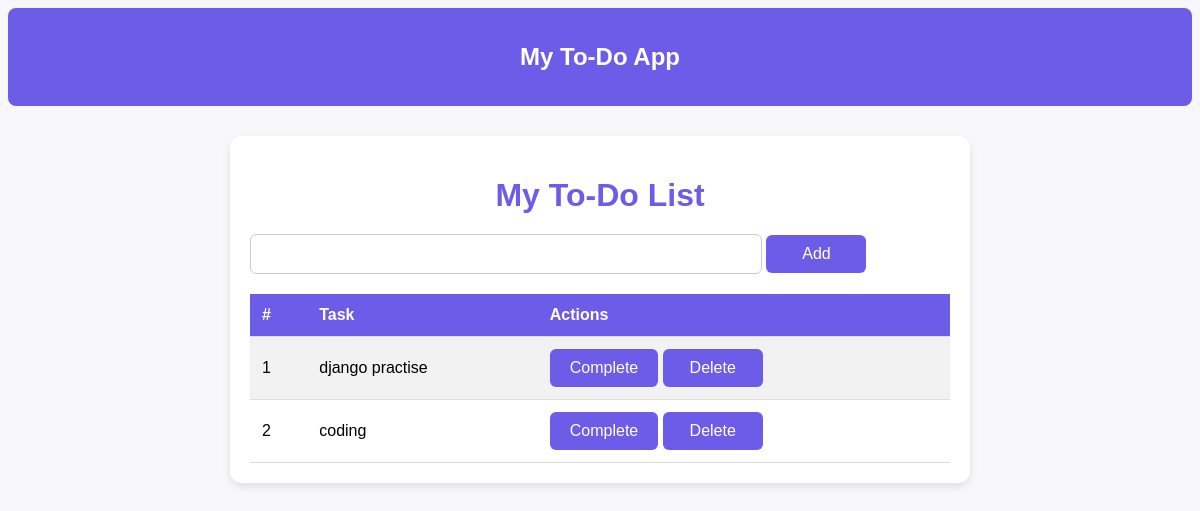
Before: / with the older database file.
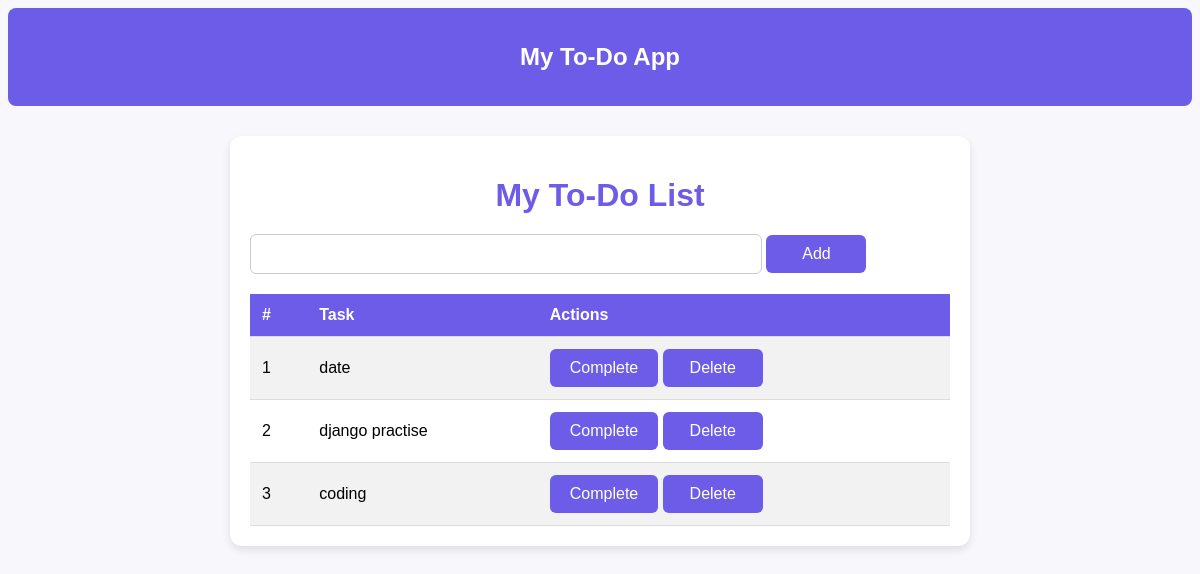
After: the same page with the newer database file.
### myapp/models.py (models this page shows, shortened)
class Todo(models.Model):
    task = models.CharField(max_length=200)
    completed = models.BooleanField(default=False)
    created_at = models.DateTimeField(auto_now_add=True)

### myapp/views.py (the view)
# urls.py: path('', views.todolist, name='home'),
def todolist(request):
    todos = Todo.objects.all().order_by('-created_at')
    if request.method == 'POST':
        form = TodoForm(request.POST)
        if form.is_valid():
            form.save()
            return redirect('home')
    else:
        form = TodoForm()
    return render(request, 'myapp/todolist.html', {'todos': todos, 'form': form})

### myapp/forms.py
class TodoForm(forms.ModelForm):
    class Meta:
        model = Todo
        fields = ['task']

### myapp/templates/myapp/todolist.html (shortened to what this page needs)
{% load static %}
<!DOCTYPE html>
<html>
<head>
    <link rel="stylesheet" href="{% static 'myapp/css/style.css' %}">
</head>
<body>
<nav>
    <h2>My To-Do App</h2>
</nav>
<div class="container">
    <h1>My To-Do List</h1>
    <form method="POST" class="add-task-form">
        {{ form.task }}
        <button type="submit">Add</button>
    </form>
    <table>
        <tr>
            <th>#</th>
            <th>Task</th>
            <th>Actions</th>
        </tr>
        {% for todo in todos %}
        <tr>
            <td>{{ forloop.counter }}</td>
            <td style="{% if todo.completed %}text-decoration: line-through; color: #aaa;{% endif %}">
                {{ todo.task }}
            </td>
            <td>
                <form method="POST" action="{% url 'toggle_task' todo.id %}" style="display:inline;">
                    <button type="submit" class="btn-complete">
                        {% if todo.completed %}Undo{% else %}Complete{% endif %}
                    </button>
                </form>
                <form method="POST" action="{% url 'delete_task' todo.id %}" style="display:inline;">
                    <button type="submit" class="btn-delete">Delete</button>
                </form>
            </td>
        </tr>
        {% empty %}
        <tr>
            <td colspan="3" style="text-align:center;">No tasks yet!</td>
        </tr>
        {% endfor %}
    </table>
</div>
</body>
</html>

### myapp/static/myapp/css/style.css (style rules this page uses)
body { font-family: Arial, sans-serif; background-color: #f7f7fc; }
nav { background-color: #6c5ce7; color: white; padding: 15px; text-align: center; border-radius: 8px; }
.container { max-width: 700px; margin: 30px auto; background-color: #fff; padding: 20px; border-radius: 12px; box-shadow: 0 4px 8px rgba(0, 0, 0, 0.1); }
h1 { text-align: center; color: #6c5ce7; margin-bottom: 20px; }
.add-task-form input[type="text"] { padding: 10px; width: 70%; border-radius: 6px; border: 1px solid #ccc; font-size: 16px; }
button { padding: 10px 20px; border: none; border-radius: 6px; font-size: 16px; cursor: pointer; background-color: #6c5ce7; color: white; transition: background-color 0.3s; }
table { width: 100%; border-collapse: collapse; margin-top: 20px; }
th, td { padding: 12px; border-bottom: 1px solid #ddd; text-align: left; }
th { background-color: #6c5ce7; color: white; }
tr:nth-child(even) { background-color: #f2f2f2; }
.btn-complete, .btn-delete, .add-task-form button { min-width: 100px; text-align: center; }

Changed rows visible on the page:
added Todo: task "date", completed "Complete"
